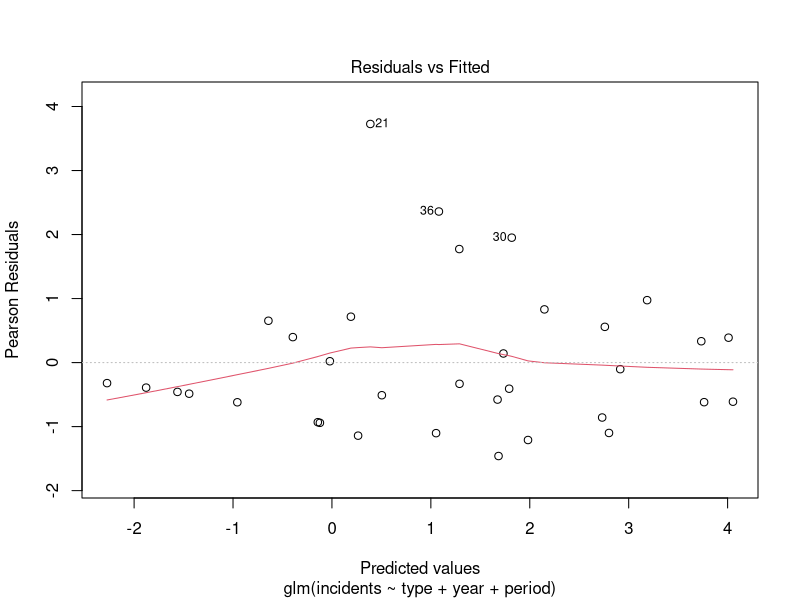
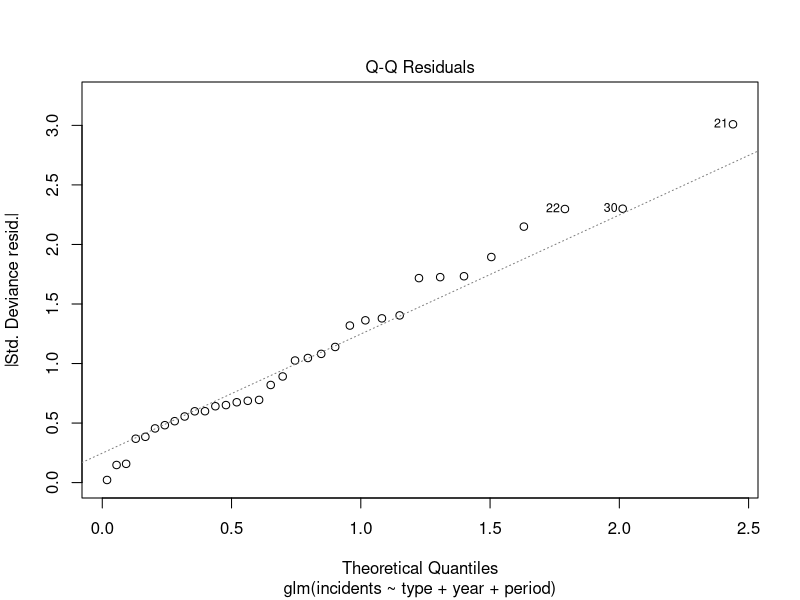
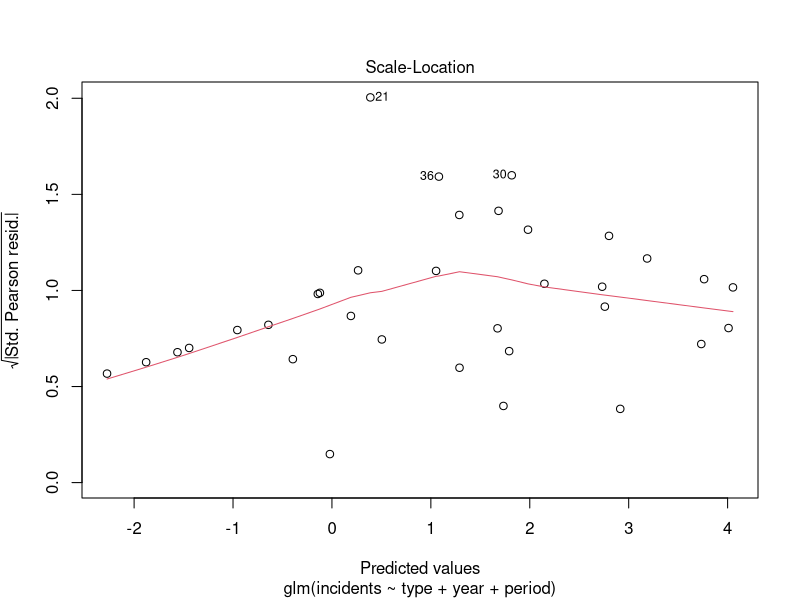
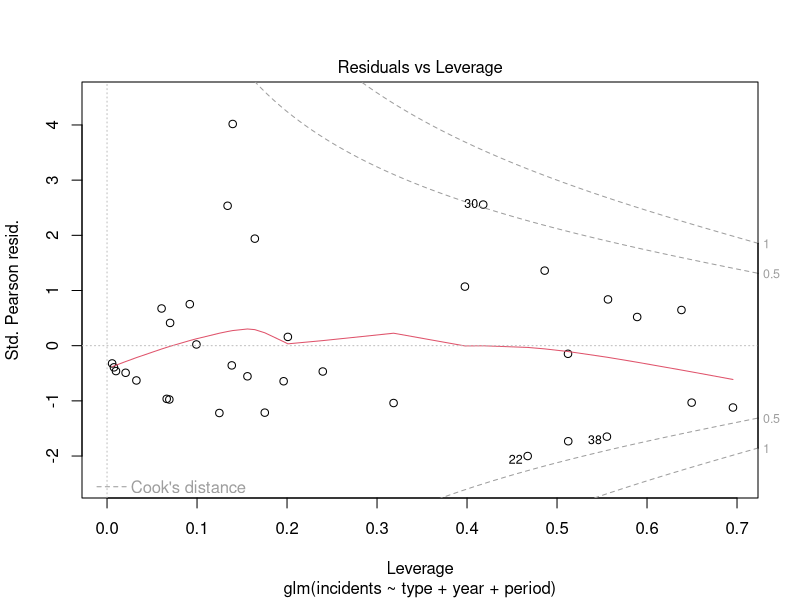
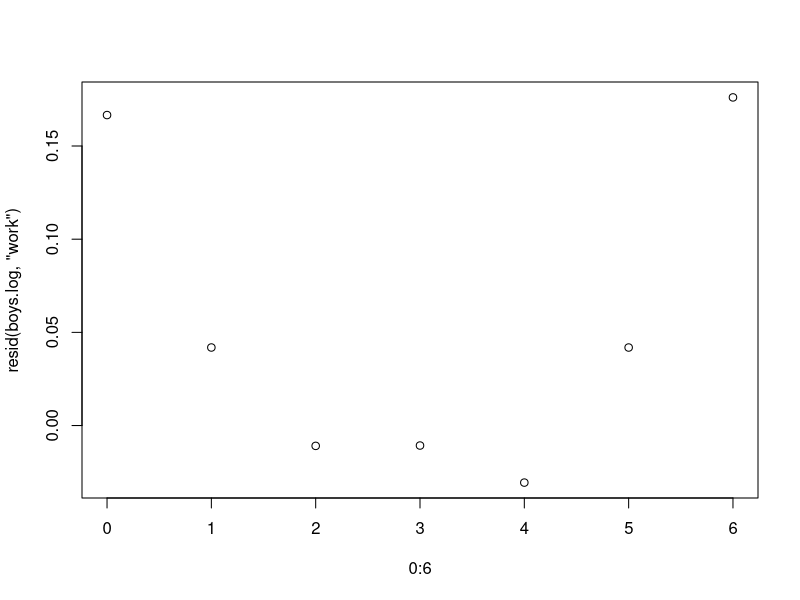

Reproduce these figures in R, in order. (Note: this script raises an error after producing the figures.)
# Poisson Regression Example
library("stats")
library("foreign")
library("MASS")

data(ships, package = "MASS")
ships$year <- factor(ships$year)
class(ships$year)
class(ships$period)
ships.log0 <- glm(
                incidents ~ type + year + period + log(service),
                poisson, ships, subset = service > 0
                )
# set the offset term
ships.log <- update(ships.log0, . ~ . - log(service),
                    offset = log(service)
                    )

summary(ships.log)
plot(ships.log)
# Stepwise regression, with AIC = −2l(βˆ) + 2p, adds type:year
# why ^2?? <----------------------------------------------------------????
ships.log1 <- step(ships.log, . ~ .^2)
drop1(ships.log1, test= "F")
# why ^2?? where 13 come from?? Is it variance λ = 13?? <----------------------------------------------------------????
# Understanding Deviance Residuals https://bit.ly/41F8jW0
# Pearson's chi^2 statistics??
disp <- sum(resid(ships.log1, type = "pear")^2) / 13
# pchisq() computes cumulative chi square density for a vector of elements
1 - pchisq((38.695 - 14.587) / disp, 12)


# Negative Binomial Examples
# What is the positive points of this model over logistic model? <----------------------------------------------------------????
ships.nb <- update(ships.log, family = neg.bin(20))
summary(ships.nb)

# are these two below the exactly same? <----------------------------------------------------------????
ships.nb1 <- glm.nb(incidents ~ type + year + period + log(service), data = ships, subset = service > 0)
ships.nb2 <- glm.nb(ships.log0)
## the correlation matrix of the estimated parameters is returned and printed
summary(ships.nb1, cor = TRUE)
summary(ships.nb2)

# Contingency Table: Example

## create the data
eye <- cbind(expand.grid(Left = c("A", "B"), Right = c("A", "B")), Fr = c(45, 12, 13, 54))

## saturated model
glm(Fr ~ Left * Right, poisson, eye)
## coef of each beta
log(45); log(12) - log(45); log(13) - log(45)

## additive model
add.fit <- glm(Fr ~ Left + Right, poisson, eye)
fitted(add.fit, type = "res")
## estimated value
log((45 + 12) * (45 + 13) / sum(45, 12, 13, 54))
add.fit
log((12 + 54) / (45 + 13))


"Migration" <-
structure(list(move66 = structure(c(1, 2, 3, 4, 1, 2, 3, 4, 1, 
2, 3, 4, 1, 2, 3, 4), .Label = c("CC", "ULY", "WM", "GL"), class = "factor"), 
    move71 = structure(c(1, 1, 1, 1, 2, 2, 2, 2, 3, 3, 3, 3, 
    4, 4, 4, 4), .Label = c("CC", "ULY", "WM", "GL"), class = "factor"), 
    Fr = c(118, 14, 8, 12, 12, 2127, 69, 110, 7, 86, 2548, 88, 
    23, 130, 107, 7712)), .Names = c("move66", "move71", "Fr"
), row.names = c("1", "2", "3", "4", "5", "6", "7", "8", "9", 
"10", "11", "12", "13", "14", "15", "16"), class = "data.frame")

Migration
Migration$stay <- as.factor(diag(1:4))

matrix(Migration$Fr, 4, 4)
matrix(Migration$stay, 4, 4)

M.S.fit <- glm(Fr ~ stay + move66 + move71, poisson, Migration)
jk9 <- predict(M.S.fit, data.frame(move66 = Migration$move66, move71 = Migration$move71, stay = as.factor(0), type = "res")) # nolint

jk8 <- matrix(jk9, 4, 4)
jk8[,1]/jk8[,2]

sum(jk9)/sum(Migration$Fr)

matrix(fitted(M.S.fit, "res"), 4, 4)

matrix(resid(M.S.fit, "res"), 4, 4)

matrix(resid(M.S.fit, "res"), 4, 4)

Migration$symm <- as.factor(c(0, 12, 13, 14, 12, 0, 23, 24, 13, 23, 0,34, 14, 24, 34,0)) # nolint
matrix(Migration$symm, 4, 4)
# 6 residual (16 - 10) over parametized
glm(Fr~stay+symm,poisson,Migration)
matrix(Migration$stay, 4, 4)
1 - pchisq(9.128, 6)

# macnemar test. it only look at the 
# if two off-diagnoal is the same (looking at the two cell at the same time), expected  # nolint
mcnemar.test(matrix(Migration$Fr,4,4))

# what is this???
sum(resid(glm(Fr ~ stay + symm, poisson, Migration), "pear")^2)


"boys" <-
structure(list(boy = c(0, 1, 2, 3, 4, 5, 6), girl = c(6, 5, 4, 
3, 2, 1, 0), fr = c(1096, 6233, 15700, 22221, 17332, 7908, 1579
)), .Names = c("boy", "girl", "fr"), row.names = c("1", "2", 
"3", "4", "5", "6", "7"), class = "data.frame")
boys
boys.log<-glm(fr~boy,poisson,boys,off=lchoose(6,boy))
boys.log
boys.lgt<-glm(cbind(boy,girl)~1,binomial,boys,wei=fr)
boys.lgt
# these two below are same
predict(boys.log,type="res")/72069
dbinom(0:6,6,plogis(boys.lgt$coef))
sum(resid(boys.log, "pear")^2)

# toward the end, it gets positive, but the middle it becomes negative. so we may need quadratic form.
plot(0:6, resid(boys.log, "work"))
boys.log2<-glm(fr~boy+I(boy^2),poisson, boys,off=lchoose(6,boy))
boys.log2
# this one is more civilized
sum(resid(boys.log2, "pear")^2)

prob<-predict(boys.log2,type="res")/72069
mu <- sum((0:6)*prob)
mu
#p
#6*p
# 
sigmasq<-sum((0:6)^2*prob)-mu^2
sigmasq

# with only 6 parameters, this overdispersion is ignorable but with a large number of sample size, we cannot 
disp <- sigmasq/ (6*mu/6*(1-mu/6))
disp
sum(resid(boys.lgt,type="pear")^2)/72068


# Binomial Family
# budworm data input from MASS book
# 12 different x values
"budworm" <-
structure(list(
        numdead = c(1, 4, 9, 13, 18, 20, 0, 2, 6, 10, 12, 16),
        ldose = c(0, 1, 2, 3, 4, 5, 0, 1, 2, 3, 4, 5),
        sex = structure(c(2, 2, 2, 2, 2, 2, 1, 1, 1, 1, 1, 1), .Label = c("F", "M"), class = "factor"),
        SF = structure(c(1, 4, 9, 13, 18, 20, 0, 2, 6, 10, 12, 16, 19, 16, 11, 7, 2, 0, 20, 18, 14, 10, 8, 4), 
        .Dim = c(12, 2))), 
        .Names = c("numdead", "ldose", "sex", "SF"),
        row.names = c("1", "2", "3", "4", "5", "6", "7", "8", "9", "10", "11", "12"), 
        class = "data.frame")

# Poisson y
"budworm2" <-
structure(list(ldose = c(0, 1, 2, 3, 4, 5, 0, 1, 2, 3, 4, 5, 
0, 1, 2, 3, 4, 5, 0, 1, 2, 3, 4, 5), sex = structure(c(2, 2, 
2, 2, 2, 2, 1, 1, 1, 1, 1, 1, 2, 2, 2, 2, 2, 2, 1, 1, 1, 1, 1, 
1), .Label = c("F", "M"), class = "factor"), Fr = c(1, 4, 9, 
13, 18, 20, 0, 2, 6, 10, 12, 16, 19, 16, 11, 7, 2, 0, 20, 18, 
14, 10, 8, 4), dead = structure(c(2, 2, 2, 2, 2, 2, 2, 2, 2, 
2, 2, 2, 1, 1, 1, 1, 1, 1, 1, 1, 1, 1, 1, 1), .Label = c("0", 
"1"), class = "factor"), id = structure(c(1, 2, 3, 4, 5, 6, 7, 
8, 9, 10, 11, 12, 1, 2, 3, 4, 5, 6, 7, 8, 9, 10, 11, 12), .Label = c("1", 
"2", "3", "4", "5", "6", "7", "8", "9", "10", "11", "12"), class = "factor")), .Names = c("ldose", 
"sex", "Fr", "dead", "id"), row.names = c("1", "2", "3", "4", 
"5", "6", "7", "8", "9", "10", "11", "12", "13", "14", "15", 
"16", "17", "18", "19", "20", "21", "22", "23", "24"), class = "data.frame")

is.factor(budworm2$dead)

budworm
budworm2

# previous model
budwm.lgt <- glm(SF ~ ldose + sex, family = binomial, data = budworm)
budwm.lgt

# new method
## coefficients are just alpha for checking the a expected total and observed total are equal
## coefficent of dead1:ldose = that of ldose in budwm.lgt.
## dead1 = (Intercept) in budwm.lgt
budwm.log <- glm(Fr ~ id + dead * (ldose + sex) - 1, poisson, budworm2)
budwm.log


"detg" <-
structure(list(Brand = structure(c(1, 2, 1, 2, 1, 2, 1, 2, 1, 
2, 1, 2, 1, 2, 1, 2, 1, 2, 1, 2, 1, 2, 1, 2), .Label = c("X", 
"M"), class = "factor"), Temp = structure(c(1, 1, 2, 2, 1, 1, 
2, 2, 1, 1, 2, 2, 1, 1, 2, 2, 1, 1, 2, 2, 1, 1, 2, 2), .Label = c("Low", 
"High"), class = "factor"), M.user = structure(c(1, 1, 1, 1, 
2, 2, 2, 2, 1, 1, 1, 1, 2, 2, 2, 2, 1, 1, 1, 1, 2, 2, 2, 2), .Label = c("N", 
"Y"), class = "factor"), Soft = structure(c(3, 3, 3, 3, 3, 3, 
3, 3, 2, 2, 2, 2, 2, 2, 2, 2, 1, 1, 1, 1, 1, 1, 1, 1), .Label = c("Soft", 
"Medium", "Hard"), class = c("ordered", "factor")), Fr = c(68, 
42, 42, 30, 37, 52, 24, 43, 66, 50, 33, 23, 47, 55, 23, 47, 63, 
53, 29, 27, 57, 49, 19, 29)), .Names = c("Brand", "Temp", "M.user", 
"Soft", "Fr"), row.names = c("1", "2", "3", "4", "5", "6", "7", 
"8", "9", "10", "11", "12", "13", "14", "15", "16", "17", "18", 
"19", "20", "21", "22", "23", "24"), class = "data.frame")
"detg1" <-
structure(list(Temp = structure(c(1, 2, 1, 2, 1, 2, 1, 2, 1, 
2, 1, 2), class = "factor", .Label = c("Low", "High")), M.user = structure(c(1, 
1, 2, 2, 1, 1, 2, 2, 1, 1, 2, 2), class = "factor", .Label = c("N", 
"Y")), Soft = structure(c(3, 3, 3, 3, 2, 2, 2, 2, 1, 1, 1, 1), class = c("ordered", 
"factor"), .Label = c("Soft", "Medium", "Hard")), M = c(42, 30, 
52, 43, 50, 23, 55, 47, 53, 27, 49, 29), X = c(68, 42, 37, 24, 
66, 33, 47, 23, 63, 29, 57, 19)), .Names = c("Temp", "M.user", 
"Soft", "M", "X"), row.names = c("1", "3", "5", "7", "9", "11", 
"13", "15", "17", "19", "21", "23"), class = "data.frame")

# Soft = softness of the water`
# Temp = temperature of water`
# M.user = whether the user uses the M brands or not
# all covariates are categorical
detg
is.ordered(detg$Soft)

options(contrasts = c("contr.treatment", "contr.treatment"))

# full interaction of X margins gives us the alpha and only y for additive. Everything else are α (meaningless here)
detg.m0 <- glm(Fr ~ M.user * Temp * Soft + Brand, poisson, detg)
# 2 * 2 * 3 = 12 combinations
detg1.m0 <- glm(cbind(X, M) ~ 1, family = binomial, data = detg1)

# we are interested in only aything related to y = BrandM
# all x are discrete. all interaction of x in the model achieve
detg.m0
detg1.m0

# stepwise with AIC 
detg.step <- step(detg.m0, scope = list(lower = ~., upper = ~.^2))
detg.step

# anything without Brands is useless here
# Brand depends on Temperature and User but not on Softness
## why AIC between detg.step and detg1.step are different?
detg1.step <- step(detg1.m0, trace = F, scope = list(upper = ~ M.user * Temp * Soft))
detg1.step

detg.log <- glm(terms(Fr ~ M.user * Temp * Soft + Brand * M.user * Temp, keep.order = T),family = poisson, data = detg) # nolint
detg.log

# should be the same as detg.
detg.lgt <- update(detg1.m0, ~ + M.user * Temp)

# messy here but what we need to do is not fitting the model but 
# this approach allows us to find the multivariate discrete Y
summary(detg.log)
summary(detg.lgt)

# change the environment
options(contrasts = c("contr.treatmment", "contr.treatmment"))
det.log = update(det.log)

# change everything
options(contrasts = c("contr.sum", "contr.sum"))

# i = 1~6, j = 1~4
detg.mm0 <- glm(Fr ~ Temp * Soft + Brand + M.user, poisson, detg)
# stepwise
step(detg.mm0, list(lower = ~., upper = ~.^3))

# outcome is the same as stepwise but we 
detg.mm<-glm(terms(Fr ~ Temp * Soft + Brand * M.user + Temp:Brand, keep.order = TRUE), poisson, detg)

ee <- fitted(detg.mm, "res")
# expected Poisson Count
ee

ee <- array(ee, c(2, 2, 2, 3))
ee

oo <- array(detg$Fr, c(2, 2, 2, 3))
oo
# swap 2nd and 3rd
ee <- aperm(ee, c(1, 3, 2, 4))
oo <- aperm(oo, c(1, 3, 2, 4))

# sum
apply(ee, c(3, 4), sum)
jk <- apply(oo, c(3, 4), sum)
jk

# keeping the temp, changing the softness. Probability
# divide observed count by observed total
ee[, , 1, 1] / jk[1, 1]
ee[, , 1, 2] / jk[1, 2]
ee[, , 1, 3] / jk[1, 3]
ee[, , 2, 3] / jk[2, 3]
ee[, , 2, 1] / jk[2, 1]

# calculate the log odds ratio
# if this is 0, it means independent, but 0.57 so its dependent
log(ee[1, 1, 1, 1] * ee[2, 2, 1, 1] / ee[1, 2, 1, 1] / ee[2, 1, 1, 1])
# change the temp level but the log-odds ratio is still same
log(ee[1, 1, 2, 1] * ee[2, 2, 2, 1] / ee[1, 2, 2, 1] / ee[2, 1, 2, 1])



# Poisson Distribution vs Surrogate Model
y <- rpois(1000, 5)
fr <- as.vector(table(y))
fr
# table of 14 cells
table(y)
# n = 14
n <- length(fr)
# add 7 0s
fr <- c(fr, rep(0, 21 - n))

dat <- data.frame(y = 0:20, fr = fr)
# Coefficients values are same in below
glm(y ~ 1, poisson, dat, wei = fr)
log(sum((0:20) * fr) / 1000)

# using surrogate poisson model to one way table
# The first 14 cells following Poisson, but the latter 7 cells not following Poisson
glm(fr ~ y, poisson, dat, off = -lgamma(y + 1))

# truncated poisson
glm(fr ~ y, poisson, dat[2:21, ], off = -lgamma(y + 1))